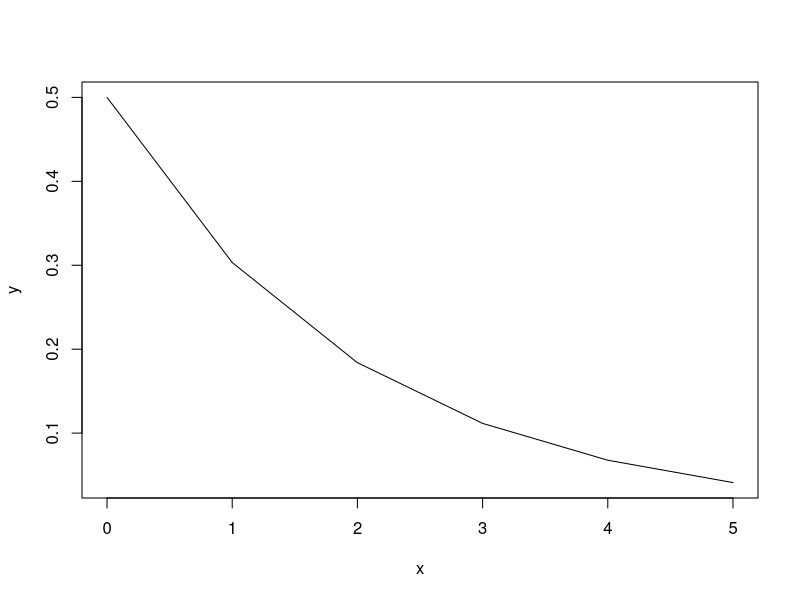
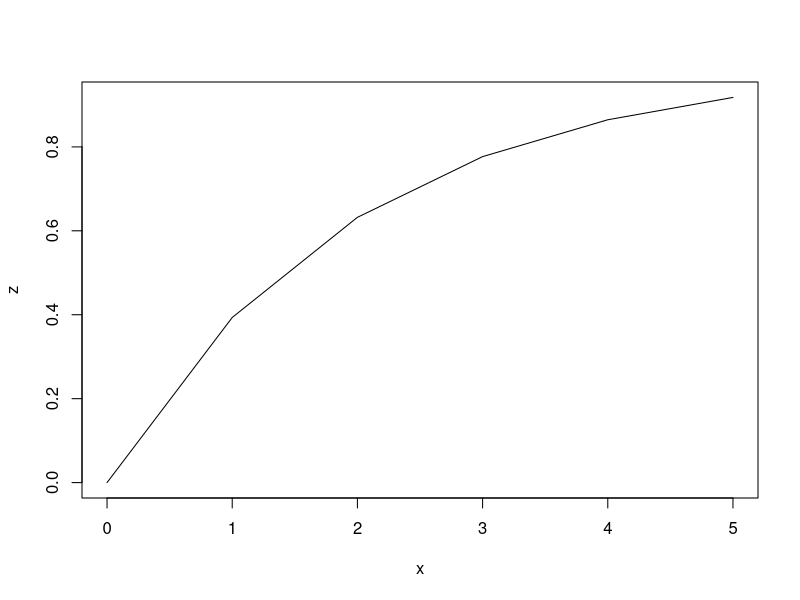

Generate these figures, in order, with R:
#Ques_1(a)
x<-punif(45, min=0, max=60,lower.tail = FALSE)
x

#Ques_1(b)
y<-punif(30, min=0, max=60,lower.tail = TRUE)-punif(20, min=0, max=60,lower.tail = TRUE)
y

#Ques_2(a)
result1 <- dexp(3,rate=1/2)
result1

#Ques_2(b)
x<-seq(0,5)
y <- dexp(x,rate=1/2)
plot(x,y,type="l")

#Ques_2(c)
result2 <- pexp(3,rate=1/2)
result2

#Ques_2(d)
z <- pexp(x,rate=1/2)
plot(x,z,type="l")

#Ques_2(e)
x_sim <- rexp(1000,rate=1/2)

#Ques_3(a(i))
q<-dgamma(3,2,scale=1/3)
q

#Ques_3(a(ii))
p<-pgamma(1,2,scale=1/3, lower.tail=FALSE)
p

#Ques_3(b)
c<-qgamma(0.7,2,1/3)
c
